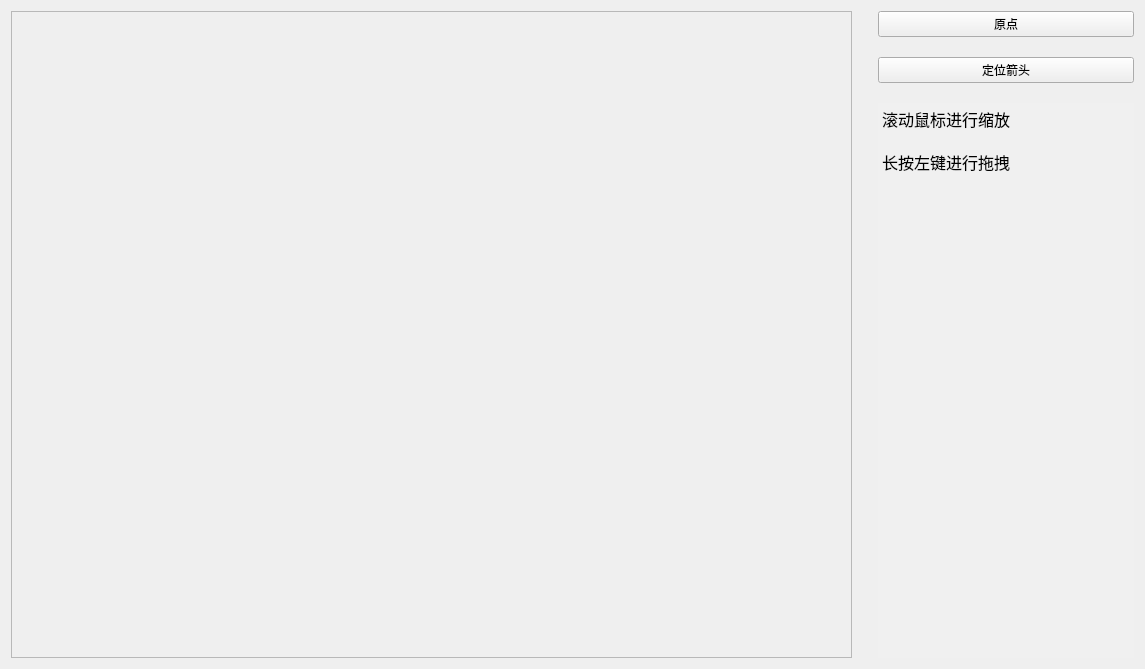
<?xml version="1.0" encoding="UTF-8"?>
<ui version="4.0">
 <class>Coordinate</class>
 <widget class="QWidget" name="Coordinate">
  <property name="geometry">
   <rect>
    <x>0</x>
    <y>0</y>
    <width>1145</width>
    <height>669</height>
   </rect>
  </property>
  <property name="windowTitle">
   <string>Form</string>
  </property>
  <layout class="QGridLayout" name="gridLayout_5">
   <item row="0" column="0">
    <layout class="QHBoxLayout" name="horizontalLayout" stretch="10,0">
     <item>
      <widget class="QFrame" name="canvasWidget">
       <property name="frameShape">
        <enum>QFrame::StyledPanel</enum>
       </property>
       <property name="frameShadow">
        <enum>QFrame::Raised</enum>
       </property>
      </widget>
     </item>
     <item>
      <layout class="QVBoxLayout" name="verticalLayout">
       <property name="spacing">
        <number>20</number>
       </property>
       <property name="leftMargin">
        <number>20</number>
       </property>
       <item>
        <widget class="QPushButton" name="centralBtn">
         <property name="text">
          <string>原点</string>
         </property>
        </widget>
       </item>
       <item>
        <widget class="QPushButton" name="centerArrowBtn">
         <property name="text">
          <string>定位箭头</string>
         </property>
        </widget>
       </item>
       <item>
        <widget class="QTextEdit" name="introductText">
         <property name="mouseTracking">
          <bool>false</bool>
         </property>
         <property name="acceptDrops">
          <bool>false</bool>
         </property>
         <property name="styleSheet">
          <string notr="true">border: none;
background-color: rgb(240, 240, 240);</string>
         </property>
         <property name="html">
          <string>&lt;!DOCTYPE HTML PUBLIC &quot;-//W3C//DTD HTML 4.0//EN&quot; &quot;http://www.w3.org/TR/REC-html40/strict.dtd&quot;&gt;
&lt;html&gt;&lt;head&gt;&lt;meta name=&quot;qrichtext&quot; content=&quot;1&quot; /&gt;&lt;meta charset=&quot;utf-8&quot; /&gt;&lt;style type=&quot;text/css&quot;&gt;
p, li { white-space: pre-wrap; }
hr { height: 1px; border-width: 0; }
li.unchecked::marker { content: &quot;\2610&quot;; }
li.checked::marker { content: &quot;\2612&quot;; }
&lt;/style&gt;&lt;/head&gt;&lt;body style=&quot; font-family:'Microsoft YaHei UI'; font-size:9pt; font-weight:400; font-style:normal;&quot;&gt;
&lt;p style=&quot; margin-top:0px; margin-bottom:0px; margin-left:0px; margin-right:0px; -qt-block-indent:0; text-indent:0px;&quot;&gt;&lt;span style=&quot; font-size:12pt;&quot;&gt;滚动鼠标进行缩放&lt;/span&gt;&lt;/p&gt;
&lt;p style=&quot;-qt-paragraph-type:empty; margin-top:0px; margin-bottom:0px; margin-left:0px; margin-right:0px; -qt-block-indent:0; text-indent:0px; font-size:12pt;&quot;&gt;&lt;br /&gt;&lt;/p&gt;
&lt;p style=&quot; margin-top:0px; margin-bottom:0px; margin-left:0px; margin-right:0px; -qt-block-indent:0; text-indent:0px;&quot;&gt;&lt;span style=&quot; font-size:12pt;&quot;&gt;长按左键进行拖拽&lt;/span&gt;&lt;/p&gt;&lt;/body&gt;&lt;/html&gt;</string>
         </property>
        </widget>
       </item>
      </layout>
     </item>
    </layout>
   </item>
  </layout>
 </widget>
 <resources/>
 <connections/>
</ui>
